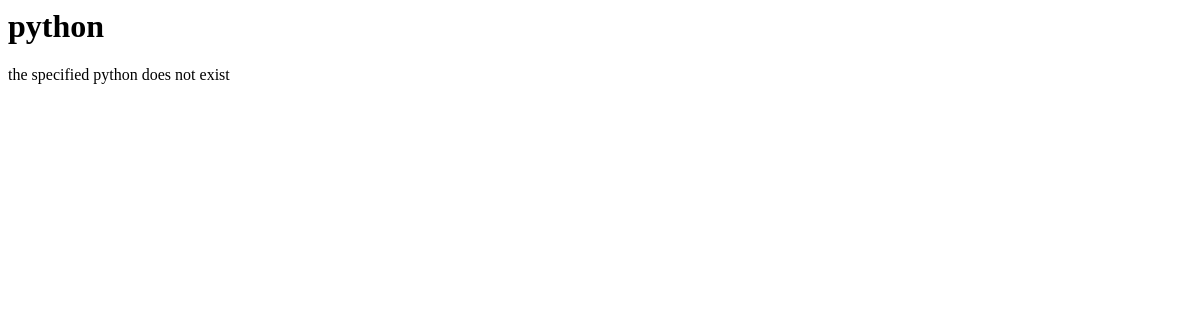
/rango/category/python/, run on an earlier commit of the app's database.
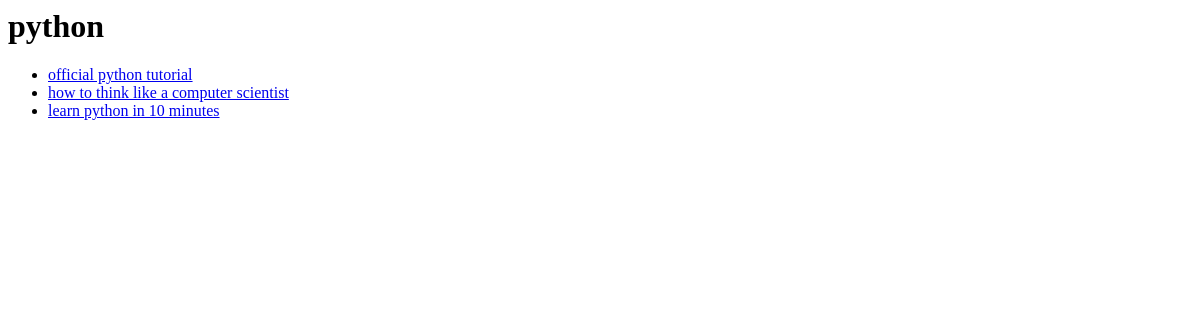
And on a later commit of the database.
### rango/models.py (models this page shows, shortened)
class Category(models.Model):
	name=models.CharField(max_length=128,unique=True)
	views=models.IntegerField(default=0)
	likes=models.IntegerField(default=0)

class Page(models.Model):
	category=models.ForeignKey(Category)
	title=models.CharField(max_length=128)
	url=models.URLField()
	views=models.IntegerField(default=0)

### rango/views.py (the view)
# urls.py: url(r'^category/(?P<category_name_url>\w+)/$',views.category,name='category'),
def category(request,category_name_url):
	category_name=category_name_url.replace('_',' ')
	context_dict={'category_name':category_name}
	try:
		category=Category.objects.get(name=category_name)
		pages=Page.objects.filter(category=category)
		context_dict['category']=category
		context_dict['pages']=pages
	except Category.DoesNotExist:
		pass
	return render(request,'rango/category.html',context_dict)

### rango/templates/rango/category.html (shortened to what this page needs)
<html>
	<head>
	</head>
	<body>
		<h1>{{ category_name }}</h1>
		{% if category %}
			{% if pages %}
				<ul>
					{% for page in pages %}
						<li><a href="{{ page.url }}">{{ page.title }}</a></li>
					{% endfor %}
				</ul>
			{% else %}
				<strong>no page found in {{ category_name }}</strong>
			{% endif %}
		{% else %}
			<p>the specified {{ category_name }} does not exist</p>
		{% endif %}
	</body>
</html>

What changed in the data, as far as the page shows it:
added Category: name "python"
added Page: title "official python tutorial"
added Page: title "how to think like a computer scientist"
added Page: title "learn python in 10 minutes"
Also different on the page:
{{ category_name }}: "python" → (not shown)
text no longer shown: "the specified does not exist"
